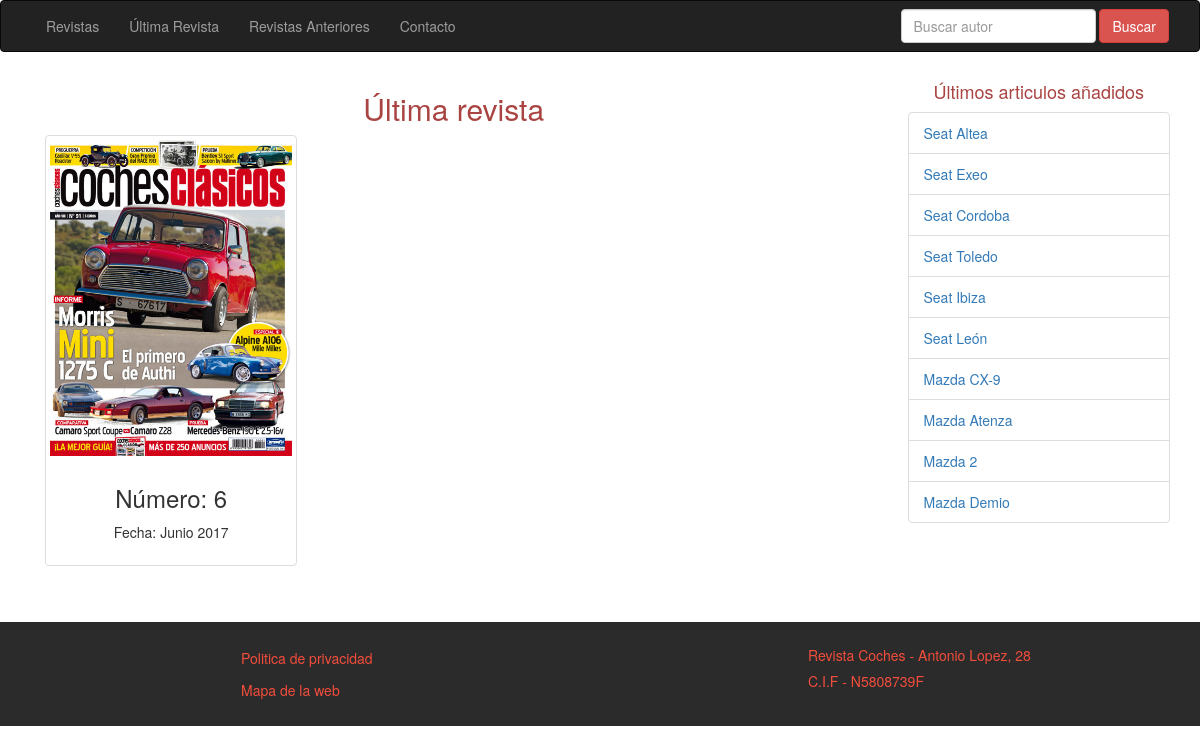
The app's page /index.php?u=6 with its own data.
### tables this page shows
CREATE TABLE `revistas` (
  `cod_revista` smallint(5) UNSIGNED NOT NULL,
  `numero` smallint(5) UNSIGNED NOT NULL,
  `fecha` varchar(25) NOT NULL,
  `portada` varchar(100) NOT NULL,
  `publicada` bit(1) NOT NULL
);

CREATE TABLE `articulos` (
  `cod_articulo` mediumint(8) UNSIGNED NOT NULL,
  `titulo` varchar(50) NOT NULL,
  `entradilla` varchar(250) NOT NULL,
  `texto` text NOT NULL,
  `cod_revista` smallint(5) UNSIGNED NOT NULL,
  `cod_autor` smallint(5) UNSIGNED DEFAULT NULL,
  `cod_imagen` smallint(5) UNSIGNED DEFAULT NULL
);

### lateral.php (the view)
<?php
	require_once("conexion.php");
	$consulta = "SELECT * FROM articulos, revistas WHERE revistas.publicada=1 AND revistas.cod_revista=articulos.cod_revista ORDER BY cod_articulo DESC LIMIT 10;";
	$resultado = mysqli_query($conexion, $consulta);
	echo ("
			<div class='col-md-3'>
			<h4 class='text-center text-danger'>&Uacute;ltimos articulos a&ntilde;adidos</h4>
			<ul class='list-group'>
	");
	while($dato=mysqli_fetch_array($resultado)){
		echo ("
				<li class='list-group-item'><a href='articulo.php?ar=".$dato['cod_articulo']."'>".$dato['titulo']."</a></li>
		");
	}
	echo ("
			</ul>
			</div>
		</div>
		</div>
	");
?>

### index.php (shortened to what this page needs)
<?php
	include_once('menu.php');
	if(isset($_GET['u'])){
		$cod_revista = $_GET['u'];
		$consulta = "SELECT * FROM revistas WHERE cod_revista=$cod_revista;";
		$ultimo = mysqli_query($conexion, $consulta);
		$tuplas = mysqli_num_rows($ultimo);
		if($tuplas==0){
			echo("
				<div class='container'>
				<div class='col-md-9'>
				<div class='alert alert-danger fade in'>
					<a href='' class='close' data-dismiss='alert'>&times;</a>
					<span class='glyphicon glyphicon-remove' aria-hidden='true'></span>
					No hay ninguna revista para mostrar
				</div>
				</div>
			");
		}else{
				echo ("
					<div class='container'>
						<div class='row'>
							<div class='col-md-9'>
								<h2 class='text-center text-danger'>&Uacute;ltima revista</h2>
				");
			$dato=mysqli_fetch_array($ultimo);
					echo ("
							    <div class='col-md-4'>
							      <div class='thumbnail'>
							        <a href='articulo.php?re=$dato[cod_revista]'><img src='media/img/portadas/$dato[portada]' alt='Imagen'></a>
							        <div class='caption text-center'>
							          <h3>N&uacute;mero: $dato[numero]</h3>
							          <p>Fecha: $dato[fecha]</p>
							        </div>
							      </div>
							    </div>
							</div>
					");
			}
	}else if(isset($_GET['a'])){
		$cod_revista = $_GET['a'];
		if($cod_revista==''){
			echo("
				<div class='container'>
				<div class='col-md-9'>
				<div class='alert alert-danger fade in'>
					<a href='' class='close' data-dismiss='alert'>&times;</a>
					<span class='glyphicon glyphicon-remove' aria-hidden='true'></span>
					No hay revistas para mostrar
				</div>
				</div>
			");
		}else{
			$consulta = "SELECT * FROM revistas WHERE cod_revista != (SELECT MAX(cod_revista) FROM revistas WHERE publicada=1) AND publicada=1 ORDER BY cod_revista DESC";
			$resultado3 = mysqli_query($conexion, $consulta);
					echo ("
						<div class='container'>
							<div class='row'>
								<div class='col-md-9'>
									<h2 class='text-center text-danger'>&Uacute;ltimas revistas</h2>
					");
				while($dato=mysqli_fetch_array($resultado3)){
						echo ("
								    <div class='col-md-4'>
								      <div class='thumbnail'>
								        <a href='articulo.php?re=$dato[cod_revista]'><img src='media/img/portadas/$dato[portada]' alt='Imagen'></a>
								        <div class='caption text-center'>
								          <h3>N&uacute;mero: $dato[numero]</h3>
								          <p>Fecha: $dato[fecha]</p>
								        </div>
								      </div>
								    </div>
							");
				}
							echo("</div>
						");
		}
	}
	include_once("lateral.php");
	include_once("footer.php");
?>

### records on screen
revistas: portada (picture), numero "6", fecha "Junio 2017"
articulos: titulo "Seat Altea"
articulos: titulo "Seat Exeo"
articulos: titulo "Seat Cordoba"
articulos: titulo "Seat Toledo"
articulos: titulo "Seat Ibiza"
articulos: titulo "Seat León"
articulos: titulo "Mazda CX-9"
articulos: titulo "Mazda Atenza"
articulos: titulo "Mazda 2"
articulos: titulo "Mazda Demio"
